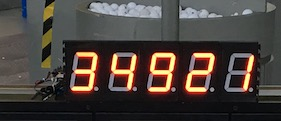
#> input picture test_im/bad_light1.jpg, 281 x 121 px, found by its file name
$ python light_no_OOP.py   (older library calls are emulated)
#> lines starting #> are read from the running program, lines starting #| are printed output that depends on the picture; after the words box and inside, x2 and y2 are one past the last pixel; in counts of white or black regions, pixels touching at a corner belong together
import numpy as np
import cv2

DIGIT = {
    (1, 0, 1, 1, 0, 1, 1): 2,
    (1, 0, 0, 1, 1, 1, 1): 3,
    (0, 1, 0, 0, 1, 1, 1): 4,
    (1, 1, 0, 1, 1, 0, 1): 5,
    (1, 1, 1, 1, 1, 0, 1): 6,
    (1, 0, 0, 0, 1, 1, 0): 7,
    (1, 1, 1, 1, 1, 1, 1): 8,
    (1, 1, 0, 1, 1, 1, 1): 9
}


def check_line(pos, direction, im):
    h, w = im.shape
    dis = im.shape[1]//6  # 宽度的1/4

    for i in range(-dis, dis):
        p = list(pos)
        p[direction] += i

        nr, nc = p
        if not (nr in range(h) and nc in range(w)):
            continue
        if im[nr, nc] == 255:
            return 1
    else:
        return 0

def solve(im):
    h, w = im.shape

    if h / w > 2.5:
        return 1

    ch, cw = (h // 2, w // 2)
    offset = w // 10

    a, d = (0, cw), (h, cw)
    b, f = (ch//2, offset), (ch//2, w)
    c, e = (ch + ch//2, 0), (ch + ch//2, w-offset)
    g = (ch, cw)

    VER, HOR = 0, 1
    checkpoints = [a, b, c, d, e, f, g]
    check_directions = [VER, HOR, HOR, VER, HOR, HOR, VER]

    # print(checkpoints)

    result = tuple(check_line(*it, im)
                   for it in zip(checkpoints, check_directions))

    try:
        return DIGIT[result]
    except KeyError:
        print(result)
        return 'Error!'

if __name__ == '__main__':
    raw_im = cv2.imread('test_im/bad_light1.jpg')
#> raw_im is the input picture: shape (121, 281, 3); mean B, G, R 60.9, 65.9, 74


    im = cv2.inRange(raw_im, np.array([0, 0, 210]), np.array([255, 255, 255]))
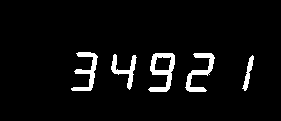
#> im: shape (121, 281); 5% white; 5 white regions

    # cv2.imshow('二值化', im)

    im, contours, hier = cv2.findContours(im, cv2.RETR_TREE, cv2.CHAIN_APPROX_SIMPLE)
#> contours = 6 contours; box (x1, y1, x2, y2) and area: (148, 53, 175, 92) 577, (185, 53, 215, 92) 318, (71, 52, 98, 91) 294, (111, 54, 137, 90) 225, (154, 56, 172, 71) 198, (242, 55, 254, 91) 117

    recs = list(map(cv2.boundingRect, contours))
#> recs = [(242, 55, 12, 36), (111, 54, 26, 36), (185, 53, 30, 39), (148, 53, 27, 39), (154, 56, 18, 15), (71, 52, 27, 39)]
    # 根据轮廓矩形面积排序
    contours = sorted(zip(contours, recs), key=lambda it: it[1][2] * it[1][3], reverse=True)
#> contours = 6 items


    light_pos = []
    for cnt in contours[:5]:
        x, y, w, h = cnt[1]
        light_pos.append(((x, y), (x + w, y + h)))
#> this loop made 5 passes
#> after the loop, light_pos = [((185, 53), (215, 92)), ((148, 53), (175, 92)), ((71, 52), (98, 91)), ((111, 54), (137, 90)), ((242, 55), (254, 91))]
    light_pos.sort()

    for it in light_pos:
        (x0, y0), (x1, y1) = it
        print(solve(im[y0:y1, x0:x1]))
#> this loop made 5 passes
#> (x0, y0, x1, y1, ch in solve, cw in solve) on passes 1 to 4: (71, 52, 98, 91, 19, 13), (111, 54, 137, 90, 18, 13), (148, 53, 175, 92, 19, 13), (185, 53, 215, 92, 19, 15)
#> (x0, y0, x1, y1) on pass 5: (242, 55, 254, 91)
#| 3
#| 4
#| 9
#| 2
#| 1

$ run again, with test_im/bad_light2.jpg copied over test_im/bad_light1.jpg
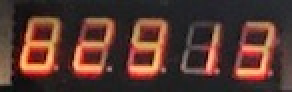
#> input picture test_im/bad_light2.jpg, 146 x 46 px, found by its file name (shown 2 times larger)
#> raw_im is the input picture: shape (46, 146, 3); mean B, G, R 47.4, 55, 85.6
#> `im = cv2.inRange(raw_im, np.array([0, 0, 210]), np.array([255, 255, 25..`:
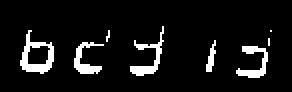
#> im: shape (46, 146) (shown 2 times larger); 7.9% white; 8 white regions (3 under 20 px)
#> `im, contours, hier = cv2.findContours(im, cv2.RETR_TREE, cv2.CHAIN_APP..`: contours = 9 contours, 3 with area under 20; largest, box (x1, y1, x2, y2) and area: (10, 15, 27, 37) 203, (13, 22, 26, 33) 99, (65, 13, 82, 38) 75, (118, 23, 134, 39) 70, (37, 21, 52, 37) 66, (103, 20, 108, 36) 23
#> recs = [(118, 23, 16, 16), (37, 21, 15, 16), (103, 20, 5, 16), (134, 19, 1, 4), (135, 15, 1, 1), (53, 15, 2, 6), (10, 15, 17, 22), (13, 22, 13, 11), (65, 13, 17, 25)]
#> `contours = sorted(zip(contours, recs), key=lambda it: it[1][2] * it[1]..`: contours = 9 items
#> the loop `for cnt in contours[:5]:` made 5 passes
#> after the loop `for cnt in contours[:5]:`: light_pos = [((65, 13), (82, 38)), ((10, 15), (27, 37)), ((118, 23), (134, 39)), ((37, 21), (52, 37)), ((13, 22), (26, 33))]
#> the loop `for it in light_pos:` made 5 passes
#> (x0, y0, x1, y1, ch in solve, cw in solve) on passes 1, 3, 4: (10, 15, 27, 37, 11, 8), (37, 21, 52, 37, 8, 7), (65, 13, 82, 38, 12, 8)
#> (printed output is left out)

$ run again, with test_im/34921.jpg copied over test_im/bad_light1.jpg
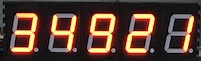
#> input picture test_im/34921.jpg, 201 x 61 px, found by its file name
#> raw_im is the input picture: shape (61, 201, 3); mean B, G, R 49.6, 61.1, 86.5
#> `im = cv2.inRange(raw_im, np.array([0, 0, 210]), np.array([255, 255, 25..`:
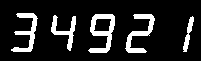
#> im: shape (61, 201); 13.9% white; 5 white regions
#> `im, contours, hier = cv2.findContours(im, cv2.RETR_TREE, cv2.CHAIN_APP..`: contours = 6 contours; box (x1, y1, x2, y2) and area: (88, 14, 115, 53) 576, (125, 14, 155, 53) 324, (11, 13, 38, 52) 295, (51, 15, 76, 51) 224, (93, 18, 112, 32) 196, (183, 16, 194, 52) 115
#> recs = [(183, 16, 11, 36), (51, 15, 25, 36), (125, 14, 30, 39), (88, 14, 27, 39), (93, 18, 19, 14), (11, 13, 27, 39)]
#> `contours = sorted(zip(contours, recs), key=lambda it: it[1][2] * it[1]..`: contours = 6 items
#> the loop `for cnt in contours[:5]:` made 5 passes
#> after the loop `for cnt in contours[:5]:`: light_pos = [((125, 14), (155, 53)), ((88, 14), (115, 53)), ((11, 13), (38, 52)), ((51, 15), (76, 51)), ((183, 16), (194, 52))]
#> the loop `for it in light_pos:` made 5 passes
#> (x0, y0, x1, y1, ch in solve, cw in solve) on passes 1 to 4: (11, 13, 38, 52, 19, 13), (51, 15, 76, 51, 18, 12), (88, 14, 115, 53, 19, 13), (125, 14, 155, 53, 19, 15)
#> (printed output is left out)

$ run again, with test_im/52648.jpg copied over test_im/bad_light1.jpg
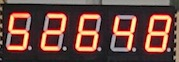
#> input picture test_im/52648.jpg, 179 x 62 px, found by its file name
#> raw_im is the input picture: shape (62, 179, 3); mean B, G, R 63.4, 71.6, 105
#> `im = cv2.inRange(raw_im, np.array([0, 0, 210]), np.array([255, 255, 25..`:
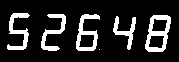
#> im: shape (62, 179); 15.8% white; 6 white regions (1 under 20 px)
#> `im, contours, hier = cv2.findContours(im, cv2.RETR_TREE, cv2.CHAIN_APP..`: contours = 9 contours, 1 with area under 20; largest, box (x1, y1, x2, y2) and area: (145, 15, 171, 52) 696, (76, 14, 100, 51) 466, (7, 13, 30, 50) 262, (41, 14, 66, 51) 243, (113, 16, 136, 50) 192, (78, 34, 95, 48) 179, (148, 35, 165, 49) 170, (151, 18, 168, 32) 166
#> recs = [(99, 49, 1, 1), (113, 16, 23, 34), (145, 15, 26, 37), (148, 35, 17, 14), (151, 18, 17, 14), (76, 14, 24, 37), (78, 34, 17, 14), (41, 14, 25, 37), (7, 13, 23, 37)]
#> `contours = sorted(zip(contours, recs), key=lambda it: it[1][2] * it[1]..`: contours = 9 items
#> the loop `for cnt in contours[:5]:` made 5 passes
#> after the loop `for cnt in contours[:5]:`: light_pos = [((145, 15), (171, 52)), ((41, 14), (66, 51)), ((76, 14), (100, 51)), ((7, 13), (30, 50)), ((113, 16), (136, 50))]
#> the loop `for it in light_pos:` made 5 passes
#> (x0, y0, x1, y1, ch in solve, cw in solve) on passes 1 to 5: (7, 13, 30, 50, 18, 11), (41, 14, 66, 51, 18, 12), (76, 14, 100, 51, 18, 12), (113, 16, 136, 50, 17, 11), (145, 15, 171, 52, 18, 13)
#> (printed output is left out)
